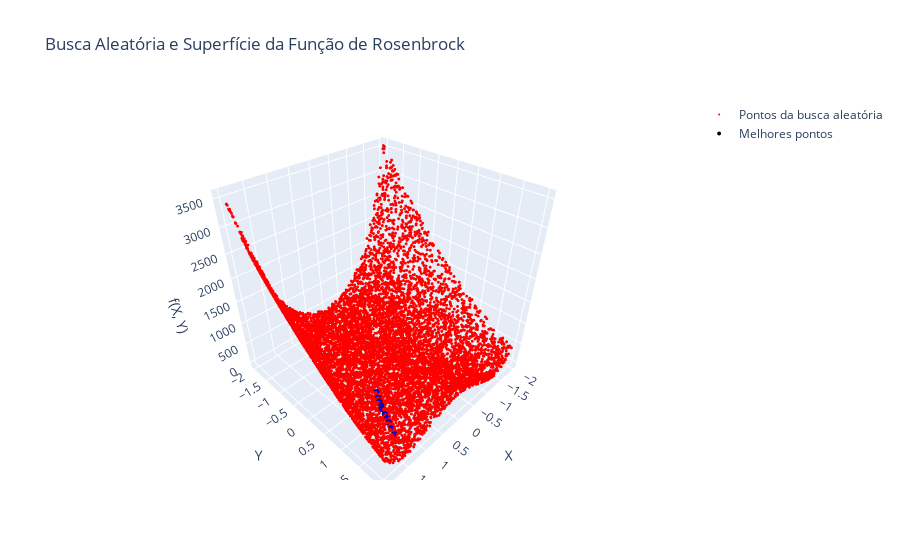

Notebook source saved alongside this figure:
### Code cell
import random
import numpy as np
import plotly.graph_objects as go

def funcao_rosenbrock(x, y, a=1, b=100):
    """
    Função de Rosenbrock para dois parâmetros.
    """
    return (a - x)**2 + b * (y - x**2)**2

def busca_aleatoria(quantidade_iteracoes, limite_inferior, limite_superior):
    pontos_x = []
    pontos_y = []
    pontos_valor = []

    melhor_x = None
    melhor_y = None
    melhor_valor = np.inf

    for _ in range(quantidade_iteracoes):
        x = random.uniform(limite_inferior, limite_superior)
        y = random.uniform(limite_inferior, limite_superior)
        valor = funcao_rosenbrock(x, y)

        # Armazena cada ponto amostrado na busca aleatória
        pontos_x.append(x)
        pontos_y.append(y)
        pontos_valor.append(valor)

        # Atualiza o melhor valor e suas coordenadas
        if valor < melhor_valor:
            melhor_valor = valor
            melhor_x = x
            melhor_y = y

    return melhor_x, melhor_y, melhor_valor, pontos_x, pontos_y, pontos_valor

# Parâmetros da busca aleatória e intervalo de amostragem
quantidade_iteracoes = 1000
limite_inferior = -2
limite_superior = 2
execucoes = 10

# Armazenamento dos resultados de todas as execuções
todos_pontos_x = []
todos_pontos_y = []
todos_pontos_valor = []
melhores_pontos_x = []
melhores_pontos_y = []
melhores_pontos_valor = []

# Executa a busca aleatória várias vezes e armazena todos os pontos
for _ in range(execucoes):
    melhor_x, melhor_y, melhor_valor, pontos_x, pontos_y, pontos_valor = busca_aleatoria(
        quantidade_iteracoes, limite_inferior, limite_superior
    )
    # Armazena todos os pontos das 10 execuções
    todos_pontos_x.extend(pontos_x)
    todos_pontos_y.extend(pontos_y)
    todos_pontos_valor.extend(pontos_valor)
    
    # Armazena o melhor ponto de cada execução
    melhores_pontos_x.append(melhor_x)
    melhores_pontos_y.append(melhor_y)
    melhores_pontos_valor.append(melhor_valor)

# Criação de uma malha para a superfície da função de Rosenbrock
x = np.linspace(limite_inferior, limite_superior, 100)
y = np.linspace(limite_inferior, limite_superior, 100)
x, y = np.meshgrid(x, y)
z = funcao_rosenbrock(x, y)

# Criação do gráfico de superfície 3D com Plotly
fig = go.Figure()

# Superfície da função de Rosenbrock
# fig.add_trace(go.Surface(z=z, x=x, y=y, colorscale='Viridis', opacity=0.7))

# Pontos da busca aleatória
fig.add_trace(go.Scatter3d(
    x=todos_pontos_x, 
    y=todos_pontos_y, 
    z=todos_pontos_valor,
    mode='markers',
    marker=dict(size=1, color='red'),
    name='Pontos da busca aleatória'
))

# Melhores pontos de cada execução
fig.add_trace(go.Scatter3d(
    x=melhores_pontos_x, 
    y=melhores_pontos_y, 
    z=melhores_pontos_valor,
    mode='markers',
    marker=dict(size=2, color='blue', line=dict(width=2, color='black')),
    name='Melhores pontos'
))

# Configurações do layout
fig.update_layout(
    title="Busca Aleatória e Superfície da Função de Rosenbrock",
    scene=dict(
        xaxis_title="X",
        yaxis_title="Y",
        zaxis_title="f(X, Y)"
    )
)

# Exibe o gráfico
fig.show()

### Figure 1 — Plotly figure (JSON) as saved in the notebook; plotly's stock layout.template omitted (floating-point values rounded to 4 significant figures; data arrays with more than 128 entries replaced by an {"elided": "..."} marker saying what was removed)
{"data": [{"marker": {"color": "red", "size": 1}, "mode": "markers", "name": "Pontos da busca aleatória", "type": "scatter3d", "x": {"elided": "10000 float values"}, "y": {"elided": "10000 float values"}, "z": {"elided": "10000 float values"}}, {"marker": {"color": "blue", "line": {"color": "black", "width": 2}, "size": 2}, "mode": "markers", "name": "Melhores pontos", "type": "scatter3d", "x": [0.735, 0.813, 0.8688, 0.9662, 1.174, 1.062, 1.232, 1.11, 1.017, 0.9129], "y": [0.5227, 0.6519, 0.745, 0.9154, 1.387, 1.156, 1.524, 1.254, 1.052, 0.8478], "z": [0.1006, 0.0432, 0.02705, 0.03364, 0.03875, 0.08241, 0.05842, 0.05936, 0.03013, 0.02838]}], "layout": {"scene": {"xaxis": {"title": {"text": "X"}}, "yaxis": {"title": {"text": "Y"}}, "zaxis": {"title": {"text": "f(X, Y)"}}}, "title": {"text": "Busca Aleatória e Superfície da Função de Rosenbrock"}}}
